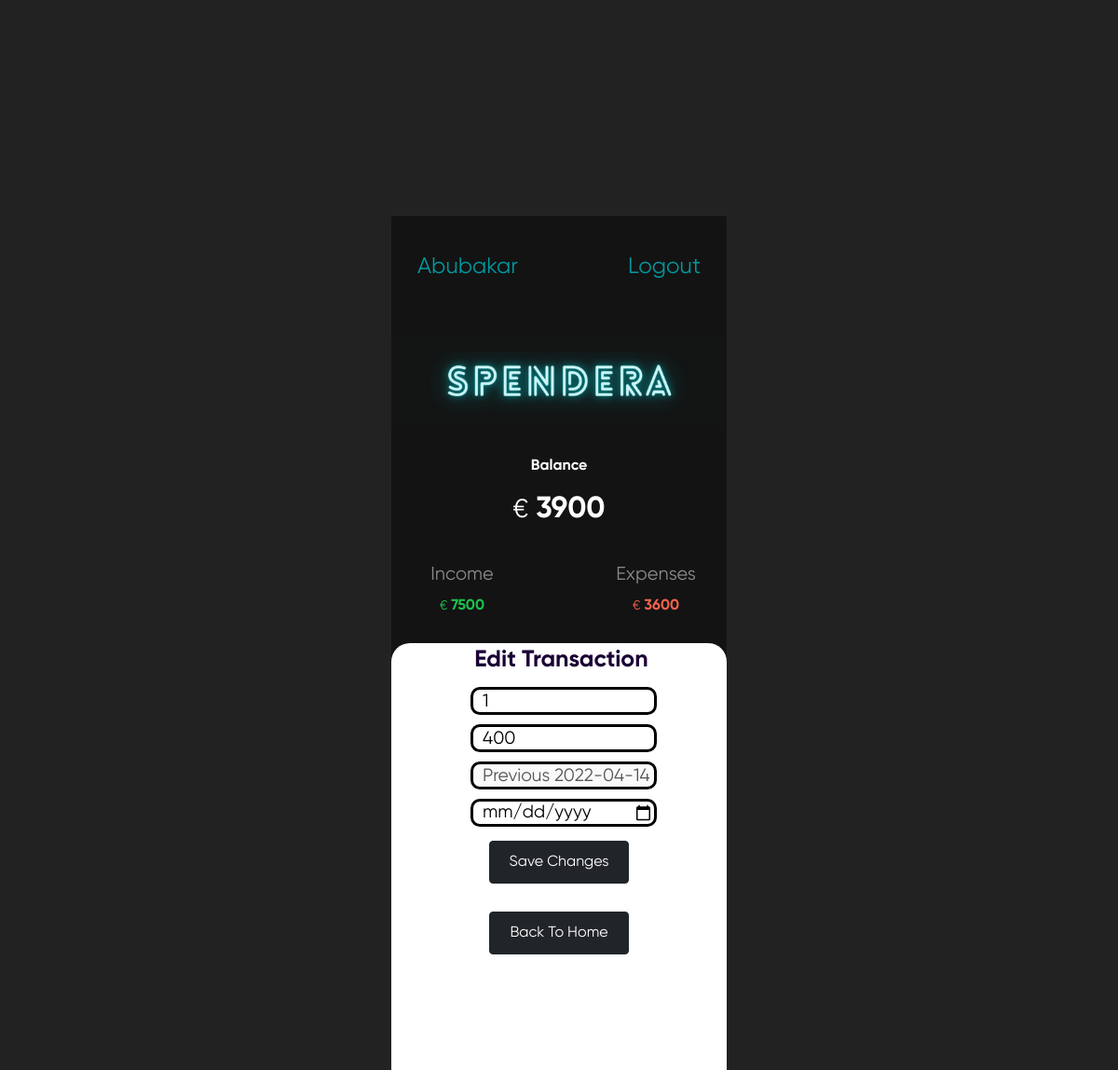
Page /EditTransaction.php?EditId=31 (signed in) on the committed database.
### tables this page shows
CREATE TABLE `transaction_tb` (
  `Id` int(11) NOT NULL,
  `Title` varchar(50) NOT NULL,
  `Category` varchar(50) NOT NULL,
  `Amount` int(11) NOT NULL,
  `TransactionType` varchar(50) NOT NULL,
  `TransactionDate` date NOT NULL,
  `RTransaction` varchar(50) NOT NULL,
  `ImageUrl` varchar(100) NOT NULL,
  `UserId` int(11) NOT NULL
);

### controllerUserData.php (called while the page is built, shortened)
<?php
function getExpense(){
    $id=$_SESSION['id'];
    $query = "SELECT sum(Amount) as expense FROM `transaction_tb` WHERE `UserId` = $id  and `TransactionType` = 'Expense' ";
    $result = mysqli_query($GLOBALS['con'], $query);
    $expense =0;
    if ($data = mysqli_fetch_assoc($result))
    {
        $expense =$data['expense'];
    }
    return $expense;
}
function getIncome(){
    $id=$_SESSION['id'];
    $query = "SELECT sum(Amount) as Income FROM `transaction_tb` WHERE `UserId` = $id  and `TransactionType` = 'Income' ";
    $result = mysqli_query($GLOBALS['con'], $query);
    if ($data = mysqli_fetch_assoc($result))
    {
        $Income =$data['Income'];
    }
    return $Income;
}
function getBalance(){
    return getIncome()-getExpense();
}

### EditTransaction.php (the view, shortened to what this page needs)
<?php
require('controllerUserData.php');
$email = $_SESSION['email'];
$password = $_SESSION['password'];
if ($email != false && $password != false && isset($_GET['EditId'])) {
    $id = $_GET['EditId'];
    $sql = "SELECT * FROM transaction_tb WHERE Id = '$id'";
    $run_Sql = mysqli_query($con, $sql);
    if ($run_Sql) {
        $data = mysqli_fetch_assoc($run_Sql);
    }
} else {
    echo "<script>   window.history.back(); </script>";
}
?>
<!DOCTYPE html>
<html lang="en">
<head>
    <link rel="stylesheet" href="https://cdnjs.cloudflare.com/ajax/libs/font-awesome/6.1.1/css/all.min.css" />
    <link href="https://cdn.jsdelivr.net/npm/bootstrap@5.1.3/dist/css/bootstrap.min.css" rel="stylesheet">
    <link rel="stylesheet" href="style2.css">
</head>
<body>
      <div class="budget-container mt-5">
        <div class="container">
            <div class="row">
            <div class="col">
            <div class=" h4 text-light  mt-4 pt-2"> <a href="Home.php" class="nav-link" style="color: #03989e;"> <?php echo $_SESSION['name']; ?></a></div>
            </div>
            <div class="col"></div>
            <div class="col">
            <div class=" h4 text-light  mt-4 pt-2"> <a href="Logout.php" style="color: #03989e;" class="nav-link">Logout</a></div>
            </div>
            </div>
        </div>
        <div class="app-title" style=" font-family: 'Gilroy Bold';background:#131414;">
           <img src="logo.png" width="100%" height="10%" alt="">
        </div>
        <div class="budget-header">
            <div class="balance">
                <div class="title">
                    Balance
                </div>
                <div style=" color: #FFF;font-size: 2em;margin-top: 10px;font-family: 'Gilroy Bold';">
                    <small>€</small>
                    <?php echo getBalance();  ?>
                </div>
            </div>
            <div class="account">
                <div class="income">
                    <div class="title h5">
                        Income
                    </div>
                    <div style=" color: rgb(28, 192, 77); font-family: 'Gilroy Bold';">
                        <small>€</small>
                        <?php echo getIncome();  ?>
                    </div>
                </div>
                <div class="chart"></div>
                <div class="outcome">
                    <div class="title h5">
                        Expenses
                    </div>
                    <div style=" color: #f0624d; font-family: 'Gilroy Bold';">
                        <small>€</small>
                        <?php echo getExpense();  ?>
                    </div>
                </div>
            </div>
        </div>
        <div class="new-transaction-dashboard">
            <div class="dash-title">Edit Transaction</div>
            <form method="post">
                <div id="income">
                    <div class="input">
                        <input type="text" id="income-title-input" name="title" value="<?php echo $data['Title']; ?>" placeholder="Title" required>
                        <input type="text"  id="income-date-input"  value="<?php echo $data['Amount']; ?>" name="amount" required placeholder="€0"><br>
                        <input type="text" id="income-date-input"  value="<?php echo 'Previous '.$data['TransactionDate']; ?>" disabled><br>
                        <input type="date" name="date" id="income-date-input"   required><br>
                    </div>
                </div>
                <div class="income-button-select">
                    <div class="add-income">
                        <input type="submit" class="btn btn-dark " value="Save Changes" id="add" name='SubmitTEditForm'>
                    </div>
                </div>
            </form>
            <div class="income-button-select">
                <div class="back-to-main">
                    <a href="Home.php">
                        <button id="back" class="btn btn-dark ">Back To Home</button>
                    </a>
                </div>
            </div>
        </div>
    </div>
</body>
</html>

### style2.css (style rules this page uses)
body { background-color: #222; font-family: 'Gilroy'; }
* { font-family: 'Gilroy'; list-style: none; text-decoration: none; -webkit-user-select: none; -moz-user-select: none; -ms-user-select: none; user-select: none; }
.budget-container { position: absolute; width: 360px; height: 780px; top: 50%; left: 50%; transform: translateX(-50%) translateY(-50%); background-color: rgb(19, 19, 19); }
.budget-container .app-title { margin-top: 45px; padding: 15px; text-align: center; font-style: italic; font-size: 25px; background-color: grey; color: black; }
.budget-header .balance { margin-top: 30px; text-align: center; }
.budget-header .balance .title { color: #FFF; font-size: 1em; font-family: 'Gilroy Bold'; }
.budget-header .account { display: block; width: 310px; margin: 35px auto 0; line-height: 1.7em; text-align: center; }
.budget-header .account .income, .chart, .outcome { height: 50px; display: inline-block; width: 100px; vertical-align: middle; }
.budget-header .account .income .title { color: #FFF; opacity: 0.5; }
.budget-header .account .outcome .title { color: #FFF; opacity: 0.5; }
.budget-dashboard, .new-transaction-dashboard { display: block; width: 360px; height: 470px; background-color: #FFF; margin-top: 35px; border-radius: 20px 20px 0 0; }
.new-transaction-dashboard { text-align: center; }
.budget-dashboard .dash-title, .new-transaction-dashboard .dash-title { display: flex; color: #1a0034; font-size: 25px; margin-left: 5px; font-family: 'Gilroy Bold'; justify-content: center; }
.new-transaction-dashboard .input input#income-title-input, input#income-amount-input, input#income-date-input { height: 30px; width : 200px; padding-left: 10px; font-size: 1.2em; font-family: 'Gilroy'; margin-left: 10px; border-radius: 10px 10px 10px 10px; border: solid black; margin-top: 10px; }
.new-transaction-dashboard .income-button-select { display: inline-flex; }
.new-transaction-dashboard .income-button-select { padding: 15px; }
.new-transaction-dashboard .income-button-select .back-to-main #back,#add { padding: 10px; width: 150px; }

### rows in the picture
transaction_tb: title "1", amount "400", TransactionDate "Previous 2022-04-14"

### other values in the picture
$_SESSION['name'] "Abubakar"
getBalance() "3900"
getIncome() "7500"
getExpense() "3600"
